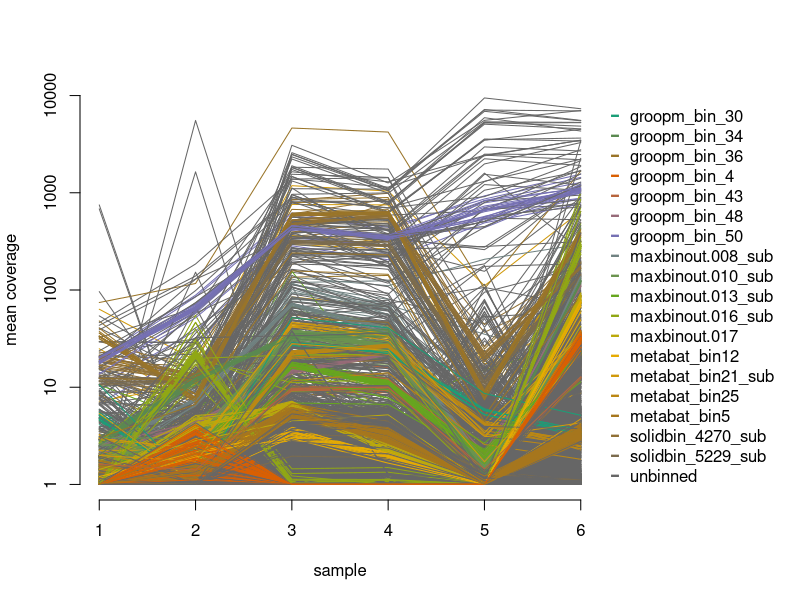
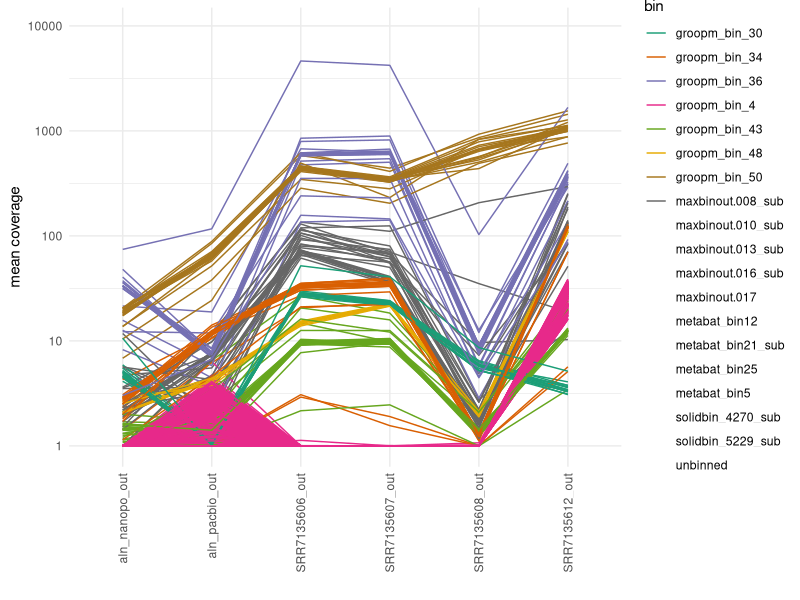
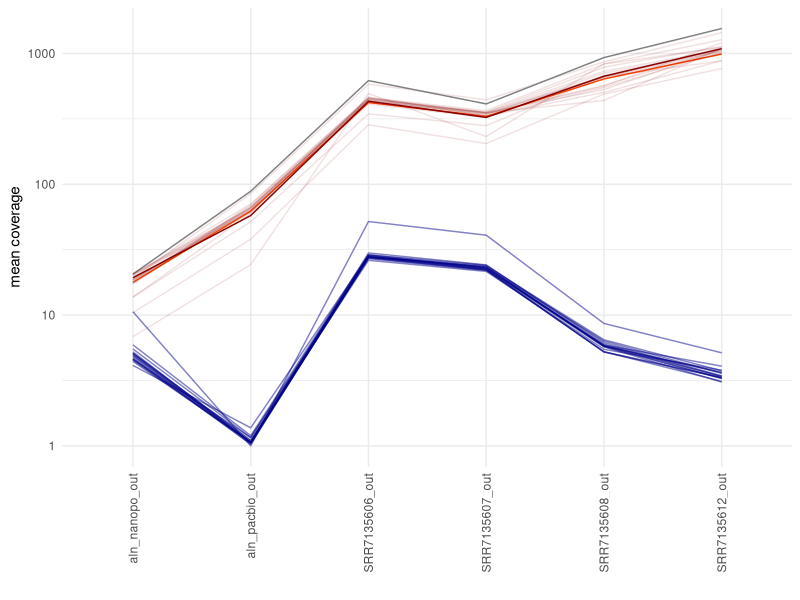
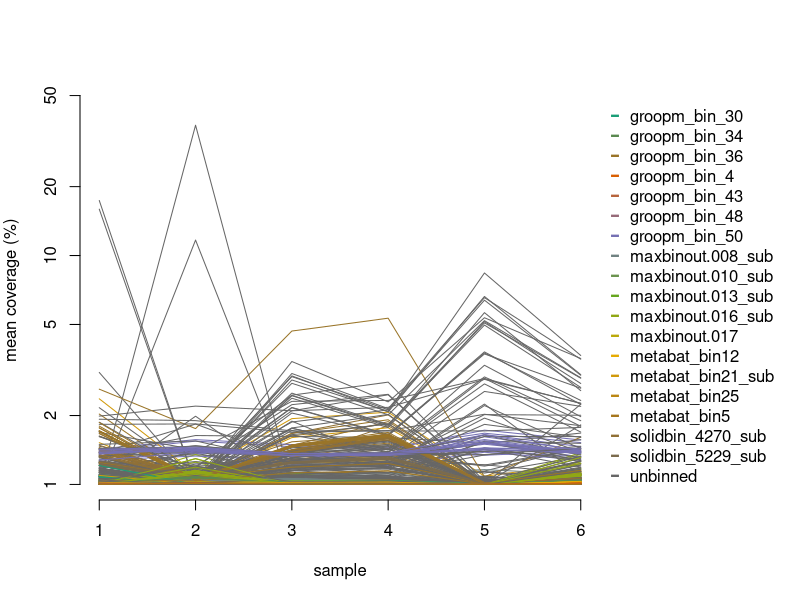
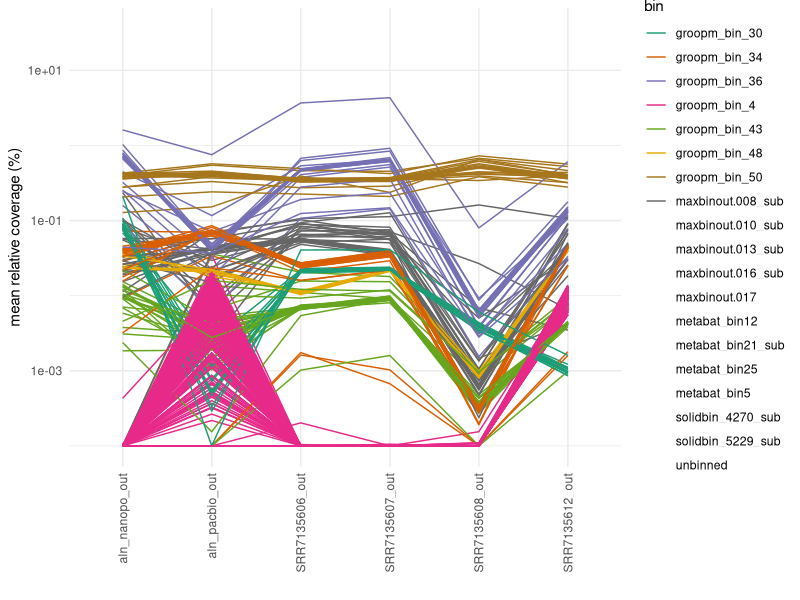
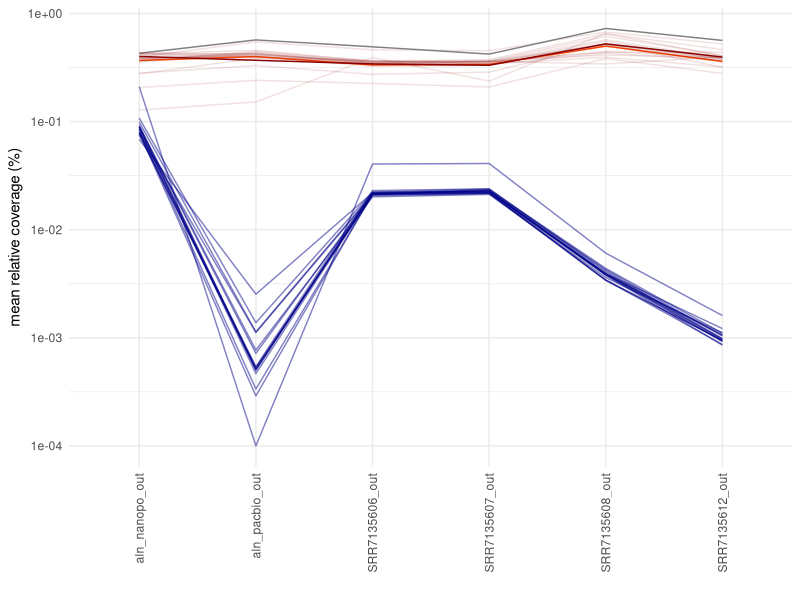

These charts were generated, in order, by the following R code:
# load the files
mycoverage <- read.table("coverage_new.tsv", header = T, row.names = 1, sep = "\t")
mymembership <- read.table("../dastool/dastoolout_DASTool_scaffolds2bin.txt", row.names = 1, sep = "\t")
# merge the coverage and membership tables
myfin_pre <- merge(mymembership, mycoverage, by = "row.names", all = T)
colnames(myfin_pre)[2] <- "bin"

myfin <- myfin_pre[,2:ncol(myfin_pre)]
row.names(myfin) <- myfin_pre$Row.names
myfin$bin <- factor(myfin$bin)

myfinfin <- myfin[,-grep("MD",colnames(myfin))]


# prepare the plot for all bins
cairo_pdf("complete_dataset_line_plot.pdf", height = 5, width = 6)
par(mar = c(5,4,4,10))
mycolors <- colorRampPalette(RColorBrewer::brewer.pal(n = 8, name = 'Dark2')[-4])(n = length(levels(myfinfin$bin))) # the nature colors
plot(x = 2:ncol(myfinfin)-1,y = myfinfin[1,2:ncol(myfinfin)] +1, type = "l", col = mycolors[which(levels(myfinfin[1,"bin"])%in%myfinfin[1,1])], frame.plot = F, ylim = c(1,10000), log = "y", xlab = "sample", ylab = "mean coverage")
par(xpd = T)
for(i in 2:nrow(myfinfin)){
  lines(x = 2:ncol(myfinfin)-1,y = myfinfin[i,2:ncol(myfinfin)]+1, col = mycolors[which(levels(myfinfin[1,"bin"])%in%myfinfin[i,1])], frame.plot = F)
}
legend(x = 6.2, y = 10000, legend = levels(myfinfin$bin), pch = "-", pt.cex = 2, col = mycolors[1:length(levels(myfinfin$bin))], bty = "n", ncol = 1)
dev.off()


# do the same with ggplot2... I chose palette on purpose to prevent plotting all bins but plot as many as there are colours... you can change that on will
library(reshape2)
myfinfinfin <- myfinfin
myfinfinfin$contig <- row.names(myfinfinfin)
myfinfin_long <- melt(myfinfinfin, id = c("contig","bin"))
myfinfin_long$value <- myfinfin_long$value + 1

library(ggplot2)
p <- ggplot(data = myfinfin_long) +
  geom_line(aes(x = variable, y = value, colour = bin, group = contig)) +
  scale_y_continuous(trans='log10') +
  scale_color_brewer(palette = "Dark2") +
  theme_minimal() +
  theme(axis.text.x = element_text(angle = 90, vjust = 0.5, hjust=1)) +
  xlab("") + 
  ylab("mean coverage")

cairo_pdf("complete_dataset_line_plot_ggplot_not_everything.pdf", height = 6, width = 6)
print(p)
dev.off()

# plot only the Novosphingobium and Sphingomonas contigs
myfinfinfin_long_nov_sph <- myfinfin_long[which(myfinfin_long$bin%in%c("groopm_bin_50","groopm_bin_30")),]

# set the colors
library(plyr)
myfinfinfin_long_nov_sph$CLRs <- mapvalues(myfinfinfin_long_nov_sph$bin,from = c("groopm_bin_30","groopm_bin_50"), to = c(rgb(0, 0, 138, max = 255, alpha = 125), rgb(138, 0, 0, max = 255, alpha = 30)))

myfinfinfin_long_nov_sph$CLRs <- as.character(myfinfinfin_long_nov_sph$CLRs)
# set the colours of the contigs of interest
myfinfinfin_long_nov_sph$CLRs[which(myfinfinfin_long_nov_sph$contig == "opera_contig_243")] <- rgb(138, 0, 0, max = 255, alpha = 255) 
myfinfinfin_long_nov_sph$CLRs[which(myfinfinfin_long_nov_sph$contig%in% c("opera_contig_224","opera_contig_395"))] <- rgb(128,128,128, max = 255, alpha = 255) 
myfinfinfin_long_nov_sph$CLRs[which(myfinfinfin_long_nov_sph$contig%in% "opera_contig_2")] <- rgb(255,69,0, max = 255, alpha = 255) 


p <- ggplot(data = myfinfinfin_long_nov_sph) +
  geom_line(aes(x = variable, y = value, colour = CLRs, group = contig)) +
  scale_y_continuous(trans='log10') +
  theme_minimal() +
  theme(axis.text.x = element_text(angle = 90, vjust = 0.5, hjust=1)) +
  xlab("") + 
  ylab("mean coverage") +
  scale_color_identity()

cairo_pdf("Nov_Sph_dataset_line_plot_ggplot.pdf", height = 6, width = 6)
print(p)
dev.off()



#### the same as above for percent coverages ----
myfinfin <- myfin[,-grep("MD",colnames(myfin))]

myfinfin_perc_pre <- 100*vegan::decostand(myfinfin[,2:ncol(myfinfin)], MARGIN = 2, method = "total")
myfinfin_perc <- data.frame(bin = myfinfin[,1],myfinfin_perc_pre)

# plot as many as possible bins with ggplot2... I chose palette on purpose to prevent plotting all bins but plot as many as there are colours... you can change that on will
cairo_pdf("perc_complete_dataset_line_plot.pdf", height = 5, width = 6)
par(mar = c(5,4,4,10))
mycolors <- colorRampPalette(RColorBrewer::brewer.pal(n = 8, name = 'Dark2')[-4])(n = length(levels(myfinfin_perc$bin))) # the nature colors
plot(x = 2:ncol(myfinfin_perc)-1,y = myfinfin_perc[1,2:ncol(myfinfin_perc)] +1, type = "l", col = mycolors[which(levels(myfinfin_perc[1,"bin"])%in%myfinfin_perc[1,1])], frame.plot = F, ylim = c(1,50), log = "y", xlab = "sample", ylab = "mean coverage (%)")
par(xpd = T)
for(i in 2:nrow(myfinfin_perc)){
  lines(x = 2:ncol(myfinfin_perc)-1,y = myfinfin_perc[i,2:ncol(myfinfin_perc)]+1, col = mycolors[which(levels(myfinfin_perc[1,"bin"])%in%myfinfin_perc[i,1])], frame.plot = F)
}
legend(x = 6.2, y = 50, legend = levels(myfinfin_perc$bin), pch = "-", pt.cex = 2, col = mycolors[1:length(levels(myfinfin_perc$bin))], bty = "n", ncol = 1)
dev.off()



library(reshape2)
myfinfin_percfin <- myfinfin_perc
myfinfin_percfin$contig <- row.names(myfinfin_percfin)
myfinfin_perc_long <- melt(myfinfin_percfin, id = c("contig","bin"))
myfinfin_perc_long$value <- myfinfin_perc_long$value + 0.0001

library(ggplot2)
p <- ggplot(data = myfinfin_perc_long) +
  geom_line(aes(x = variable, y = value, colour = bin, group = contig)) +
  scale_y_continuous(trans='log10') +
  scale_color_brewer(palette = "Dark2") +
  theme_minimal() +
  theme(axis.text.x = element_text(angle = 90, vjust = 0.5, hjust=1)) +
  xlab("") + 
  ylab("mean relative coverage (%)")

cairo_pdf("perc_complete_dataset_line_plot_ggplot_not_everything.pdf", height = 6, width = 6)
print(p)
dev.off()

# plot only the Novosphingobium and Sphingomonas contigs

# set the colors
myfinfin_percfin_long_nov_sph <- myfinfin_perc_long[which(myfinfin_perc_long$bin%in%c("groopm_bin_50","groopm_bin_30")),]
library(plyr)
myfinfin_percfin_long_nov_sph$CLRs <- mapvalues(myfinfin_percfin_long_nov_sph$bin,from = c("groopm_bin_30","groopm_bin_50"), to = c(rgb(0, 0, 138, max = 255, alpha = 125), rgb(138, 0, 0, max = 255, alpha = 30)))

myfinfin_percfin_long_nov_sph$CLRs <- as.character(myfinfin_percfin_long_nov_sph$CLRs)
# set the colours of the contigs of interest
myfinfin_percfin_long_nov_sph$CLRs[which(myfinfin_percfin_long_nov_sph$contig == "opera_contig_243")] <- rgb(138, 0, 0, max = 255, alpha = 255) 
myfinfin_percfin_long_nov_sph$CLRs[which(myfinfin_percfin_long_nov_sph$contig%in% c("opera_contig_224","opera_contig_395"))] <- rgb(128,128,128, max = 255, alpha = 255) 

myfinfin_percfin_long_nov_sph$CLRs[which(myfinfin_percfin_long_nov_sph$contig%in% "opera_contig_2")] <- rgb(255,69,0, max = 255, alpha = 255) 

p <- ggplot(data = myfinfin_percfin_long_nov_sph) +
  geom_line(aes(x = variable, y = value, colour = CLRs, group = contig)) +
  scale_y_continuous(trans='log10') +
  theme_minimal() +
  theme(axis.text.x = element_text(angle = 90, vjust = 0.5, hjust=1)) +
  xlab("") + 
  ylab("mean relative coverage (%)") +
  scale_color_identity()

cairo_pdf("perc_Nov_Sph_dataset_line_plot_ggplot.pdf", height = 6, width = 6)
print(p)
dev.off()
